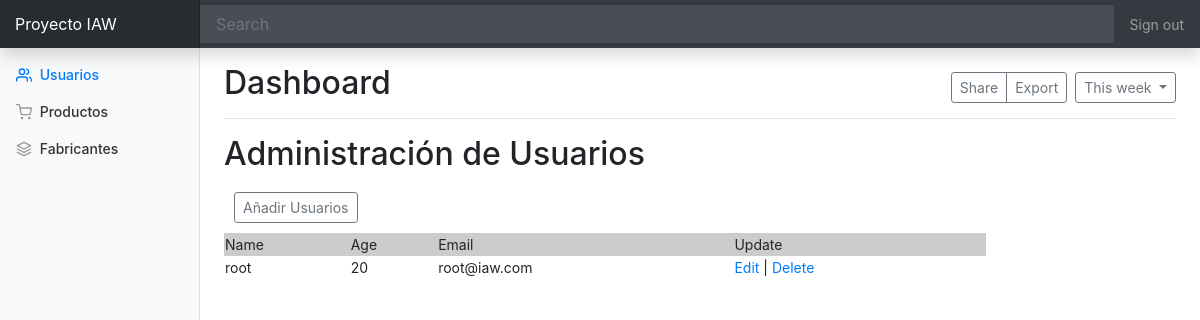
Page /dashboard_users.php (signed in) on the committed database.
### tables this page shows
CREATE TABLE users (
  id int(11) NOT NULL auto_increment,
  name varchar(100) NOT NULL,
  age int(3) NOT NULL,
  email varchar(100) NOT NULL UNIQUE,
  password varchar(100) NOT NUll,
  
  PRIMARY KEY (id)
);

### src/dashboard_users.php (the view, shortened to what this page needs)
<?php
include_once("config.php");
$result = mysqli_query($mysqli, "SELECT * FROM users ORDER BY name ASC");
?>
<!doctype html>
<html lang="en">
  <head>
<link href="../css/bootstrap.min.css" rel="stylesheet" >
    <link href="../css/dashboard.css" rel="stylesheet">
  </head>
  <body>
    <nav class="navbar navbar-dark fixed-top bg-dark flex-md-nowrap p-0 shadow">
  <a class="navbar-brand col-sm-3 col-md-2 mr-0" href="index.php">Proyecto IAW</a>
  <input class="form-control form-control-dark w-100" type="text" placeholder="Search" aria-label="Search">
  <ul class="navbar-nav px-3">
    <li class="nav-item text-nowrap">
      <a class="nav-link" href="logout.php">Sign out</a>
    </li>
  </ul>
</nav>
<div class="container-fluid">
  <div class="row">
    <nav class="col-md-2 d-none d-md-block bg-light sidebar">
      <div class="sidebar-sticky">
        <ul class="nav flex-column">
          <li class="nav-item">
            <a class="nav-link active" href="dashboard_users.php">
              <span data-feather="home"></span> Usuarios <span class="sr-only">(current)</span>
            </a>
          </li>
          <li class="nav-item">
            <a class="nav-link" href="dashboard.php">
              Productos
            </a>
          </li>
          <li class="nav-item">
            <a class="nav-link" href="dashboard_fabricante.php">
              Fabricantes
            </a>
          </li>
        </ul>
      </div>
    </nav>
    <main role="main" class="col-md-9 ml-sm-auto col-lg-10 px-4">
      <div class="d-flex justify-content-between flex-wrap flex-md-nowrap align-items-center pt-3 pb-2 mb-3 border-bottom">
        <h1 class="h2">Dashboard</h1>
        <div class="btn-toolbar mb-2 mb-md-0">
          <div class="btn-group mr-2">
            <button type="button" class="btn btn-sm btn-outline-secondary">Share</button>
            <button type="button" class="btn btn-sm btn-outline-secondary">Export</button>
          </div>
          <button type="button" class="btn btn-sm btn-outline-secondary dropdown-toggle">
            This week
          </button>
        </div>
      </div>
      <h2>Administración de Usuarios</h2>
      <div class="btn-toolbar mb-2 mb-md-0" style="padding:10px;">
          <div class="btn-group mr-2">
          <a href="add.html" class="btn btn-sm btn-outline-secondary">Añadir Usuarios</a>
          </div>
      </div>
	<table width='80%' border=0>
	<tr bgcolor='#CCCCCC'>
		<td>Name</td>
		<td>Age</td>
		<td>Email</td>
		<td>Update</td>
	</tr>
	<?php
	while($res = mysqli_fetch_array($result)) {
		echo "<tr>\n";
		echo "<td>".$res['name']."</td>\n";
		echo "<td>".$res['age']."</td>\n";
		echo "<td>".$res['email']."</td>\n";
		echo "<td><a href=\"edit.php?id=$res[id]\">Edit</a> | <a href=\"delete.php?id=$res[id]\" onClick=\"return confirm('Are you sure you want to delete?')\">Delete</a></td>\n";
		echo "</tr>\n";
	}
	?>
	</table>
      </div>
  </div>
        <script src="dashboard.js"></script></body>
</html>

### css/dashboard.css (style rules this page uses)
body { font-size: .875rem; }
.feather { width: 16px; height: 16px; vertical-align: text-bottom; }
.sidebar { position: fixed; top: 0; bottom: 0; left: 0; z-index: 100; padding: 48px 0 0; box-shadow: inset -1px 0 0 rgba(0, 0, 0, .1); }
.sidebar-sticky { position: relative; top: 0; height: calc(100vh - 48px); padding-top: .5rem; overflow-x: hidden; overflow-y: auto; }
.sidebar .nav-link { font-weight: 500; color: #333; }
.sidebar .nav-link .feather { margin-right: 4px; color: #999; }
.sidebar .nav-link.active { color: #007bff; }
.sidebar .nav-link:hover .feather, .sidebar .nav-link.active .feather { color: inherit; }
[role="main"] { padding-top: 133px; }
@media (min-width: 768px) { [role="main"] { padding-top: 48px; } }
.navbar-brand { padding-top: .75rem; padding-bottom: .75rem; font-size: 1rem; background-color: rgba(0, 0, 0, .25); box-shadow: inset -1px 0 0 rgba(0, 0, 0, .25); }
.navbar .form-control { padding: .75rem 1rem; border-width: 0; border-radius: 0; }
.form-control-dark { color: #fff; background-color: rgba(255, 255, 255, .1); border-color: rgba(255, 255, 255, .1); }

### rows in the picture
users: name "root", age "20", email "root@iaw.com"
